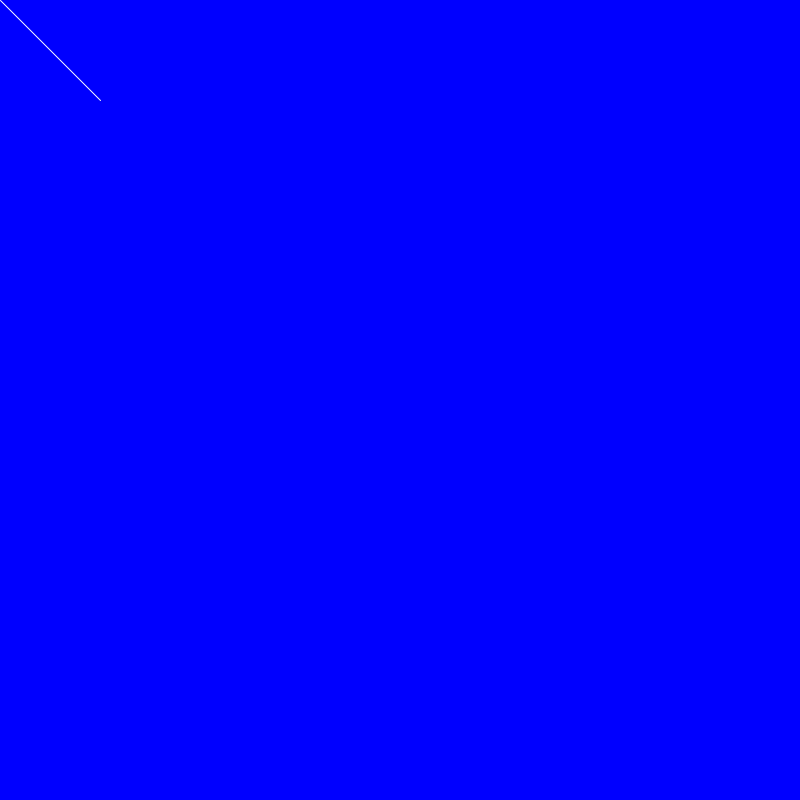
Frame 1 (no input)
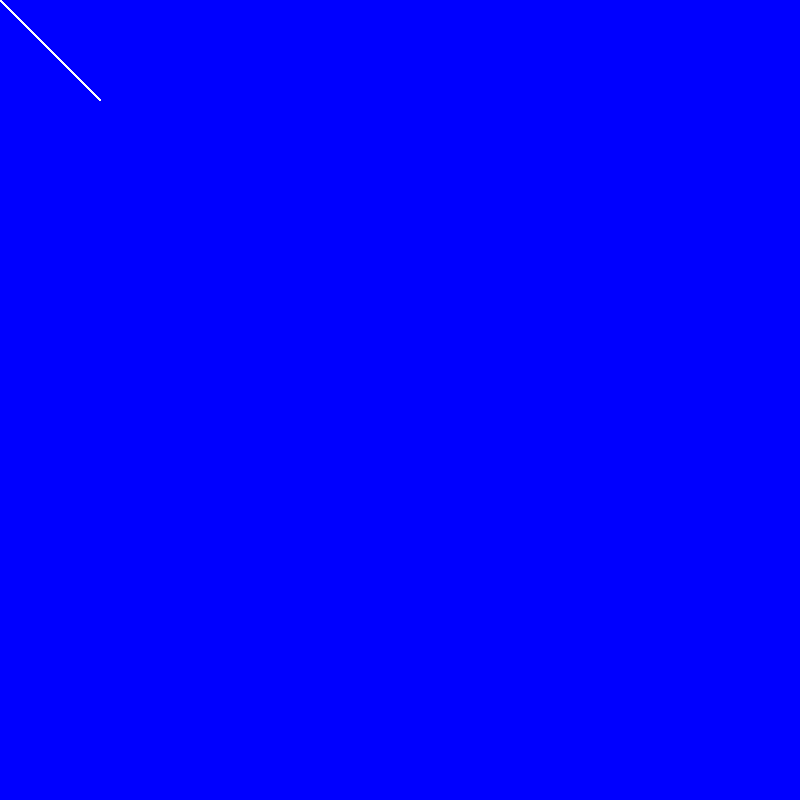
Frame 60 (the mouse pressed at the canvas centre just before this capture)
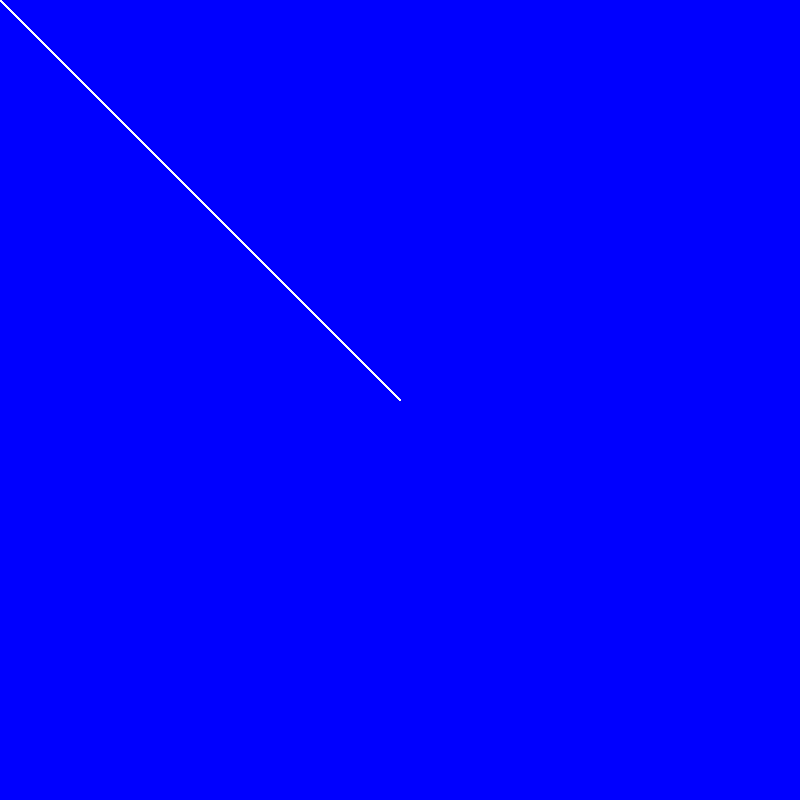
Frame 120 (the mouse held since frame 60 and released just before this capture)

The Processing sketch that drew these frames (run headless with seeded random() and noise(); from frame 60 on, the mouse is pressed at the canvas centre):

// Processing sketch: P022DG_03_Line_02
// ── P022DG_03_Line_02.pde
void setup(){
  size(800,800);
  background(0,0,255);
  smooth();
  
}

void draw(){
  
  stroke(255);
  line(100,100,mouseX,mouseY);
}
